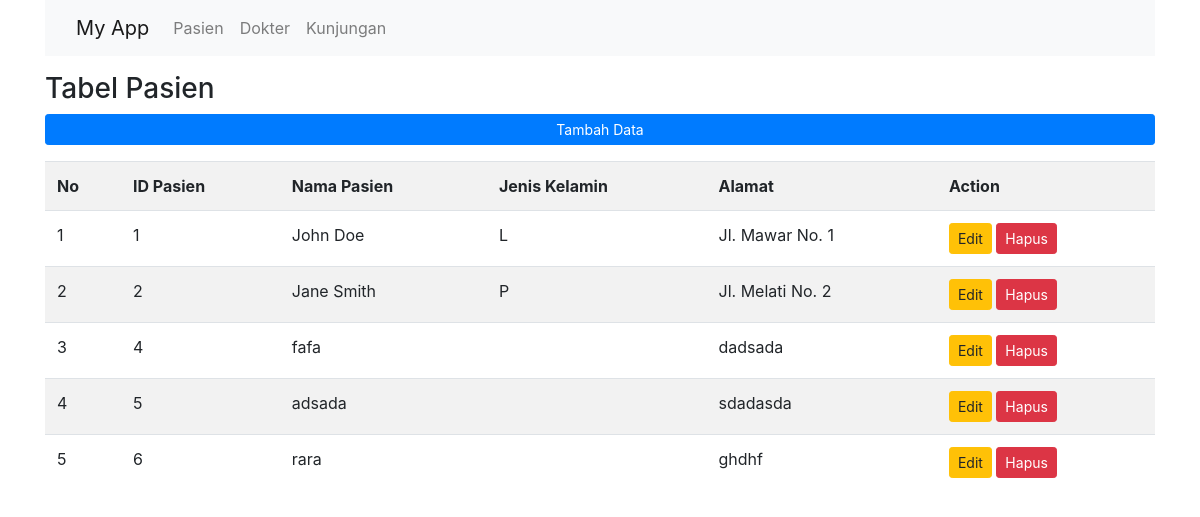
The page / on the database its author committed.
### tables this page shows
CREATE TABLE `pasien` (
  `idPasien` int(11) NOT NULL,
  `nmPasien` varchar(100) NOT NULL,
  `jk` enum('L','P') NOT NULL,
  `alamat` text NOT NULL
);

### controller_pasien.php (called while the page is built)
<?php
include 'model_pasien.php';
$isiTabelPasien = getTabelPasien();
include 'view_pasien.php';
?>

### model_pasien.php (called while the page is built)
<?php
function koneksi() {
    $dbhost = "localhost";
    $dbuser = "root";
    $dbpass = "";
    $dbname = "pasien_mcv";
    return mysqli_connect($dbhost, $dbuser, $dbpass, $dbname);
}
function getTabelPasien() {
    $link = koneksi();
    $query = "SELECT * FROM pasien";
    $result = mysqli_query($link, $query);
    return mysqli_fetch_all($result, MYSQLI_ASSOC);
}
?>

### view_pasien.php (the view, shortened to what this page needs)
<!DOCTYPE html>
<html lang="en">
<head>
    <link rel="stylesheet" href="https://cdn.jsdelivr.net/npm/bootstrap@4.1.3/dist/css/bootstrap.min.css">
</head>
<body>
    <div class="container">
        <nav class="navbar navbar-expand-lg navbar-light bg-light">
            <div class="container-fluid">
                <a href="index.php?page=pasien" class="navbar-brand">My App</a>
                <div class="collapse navbar-collapse" id="navbarSupportedContent">
                    <ul class="navbar-nav me-auto mb-2 mb-lg-0">
                        <li class="nav-item">
                            <a href="index.php?page=pasien" class="nav-link">Pasien</a>
                        </li>
                        <li class="nav-item">
                            <a href="index.php?page=dokter" class="nav-link">Dokter</a>
                        </li>
                        <li class="nav-item">
                            <a href="index.php?page=kunjungan" class="nav-link">Kunjungan</a>
                        </li>
                    </ul>
                </div>
            </div>
        </nav>
        <div class="row mt-3">
            <div class="col-sm">
                <h3>Tabel Pasien</h3>
            </div>
        </div>
        <div class="row">
            <div class="col">
                <a href="tambahpasien.php" class="btn btn-primary btn-sm d-flex justify-content-center">Tambah Data</a>
            </div>
        </div>
        <div class="row mt-3">
            <div class="col">
                <table class="table table-striped table-hover tabel-sm">
                    <tr>
                        <th>No</th>
                        <th>ID Pasien</th>
                        <th>Nama Pasien</th>
                        <th>Jenis Kelamin</th>
                        <th>Alamat</th>
                        <th>Action</th>
                    </tr>
                    <?php if (isset($isiTabelPasien) && !empty($isiTabelPasien)): ?>
                        <?php $no = 1;  ?>
                        <?php foreach ($isiTabelPasien as $data): ?>
                            <tr>
                                <td><?= $no++; ?></td>
                                <td><?= $data['idPasien']; ?></td>
                                <td><?= $data['nmPasien']; ?></td>
                                <td><?= $data['jk']; ?></td>
                                <td><?= $data['alamat']; ?></td>
                                <td>
                                    <a href="editpasien.php?edit=<?= $data['idPasien']; ?>" class="btn btn-warning btn-sm">Edit</a>
                                    <a href="hapus_pasien.php?idPasien=<?= $data['idPasien']; ?>" class="btn btn-danger btn-sm">Hapus</a>
                                </td>
                            </tr>
                        <?php endforeach; ?>
                    <?php else: ?>
                        <tr>
                            <td colspan="6" class="text-center">Tidak ada data pasien ditemukan.</td>
                        </tr>
                    <?php endif; ?>
                </table>
            </div>
        </div>
    </div>
</body>
</html>

### rows shown on the page
pasien: idPasien "1", nmPasien "John Doe", jk "L", alamat "Jl. Mawar No. 1"
pasien: idPasien "2", nmPasien "Jane Smith", jk "P", alamat "Jl. Melati No. 2"
pasien: idPasien "4", nmPasien "fafa", alamat "dadsada"
pasien: idPasien "5", nmPasien "adsada", alamat "sdadasda"
pasien: idPasien "6", nmPasien "rara", alamat "ghdhf"
